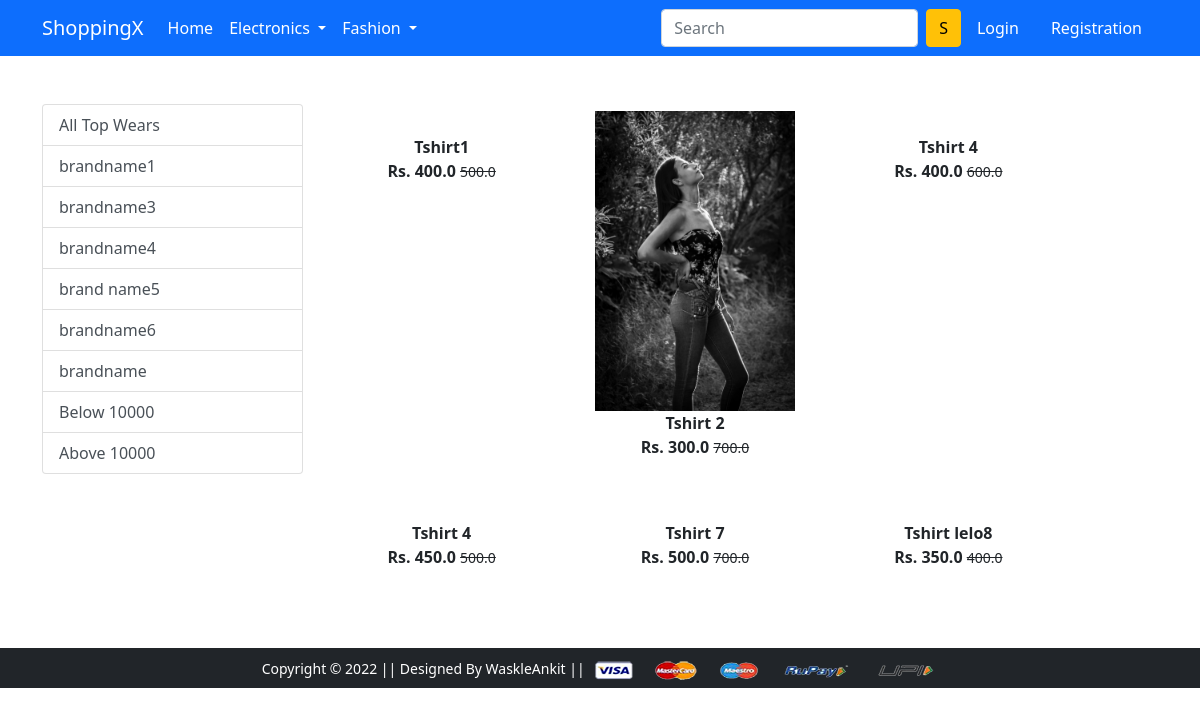
Screenshot of /topwear/ with the database file from the repository.
### app/models.py (models this page shows, shortened)
class Product(models.Model):
    title = models.CharField(max_length=100)
    selling_price = models.FloatField()
    discounted_price = models.FloatField()
    description = models.TextField()
    brand = models.CharField(max_length=100)
    category = models.CharField(choices=CATEGORY_CHOICES,max_length=2)
    product_image = models.ImageField(upload_to='productimg')

### app/views.py (the view)
# urls.py: path('topwear/', views.topwear, name='topwear'),
def topwear(request,data = None):
 if data == None:
  topwears = Product.objects.filter(category='TW')
 elif data=='brandname4' or data =='brandname3' or data =='brandname' or data =='brandname6' or data =='brandname5' or data =='brandname1':
  topwears = Product.objects.filter(category='TW').filter(brand=data)
 elif data == 'below':
  topwears = Product.objects.filter(category='TW').filter(discounted_price__lt = 10000)
 elif data == 'above':
  topwears = Product.objects.filter(category='TW').filter(discounted_price__gt = 10000)
 return render(request, 'app/topwear.html',{'topwears':topwears})

### app/templates/app/topwear.html (shortened to what this page needs)
{% extends 'app/base.html' %}
{% load static %}
{% block main-content %}
<div class="container my-5">
 <div class="row">
  <div class="col-sm-3">
   <div class="list-group">
    <a href="{% url 'topwear' %}" class="list-group-item list-group-item-action " aria-current="true">
     All Top Wears
    </a>
    <a href="{% url 'topweardata' 'brandname1' %}" class="list-group-item list-group-item-action " aria-current="true">
     brandname1
    </a>
    <a href="{% url 'topweardata' 'brandname3' %}" class="list-group-item list-group-item-action ">
     brandname3
    </a>
    <a href="{% url 'topweardata' 'brandname4' %}" class="list-group-item list-group-item-action ">
     brandname4
    </a>
    <a href="{% url 'topweardata' 'brandname5' %}" class="list-group-item list-group-item-action ">
      brand name5
    </a>
    <a href="{% url 'topweardata' 'brandname6' %}" class="list-group-item list-group-item-action ">
     brandname6
    </a>
    <a href="{% url 'topweardata' 'brandname' %}" class="list-group-item list-group-item-action ">
     brandname
    </a>
     <a href="{% url 'topweardata' 'below' %}" class="list-group-item list-group-item-action ">
     Below 10000
    </a>
    <a href="{% url 'topweardata' 'above' %}" class="list-group-item list-group-item-action ">
     Above 10000
    </a>
   </div>
  </div>
  <div class="col-sm-8 ">
   <div class="row">
    {% for product in topwears %}
    <div class="col-sm-4 text-center mb-4">
     <a href="{% url 'product-detail' product.id %}" class="btn">
      <div class="item">
       <img src="{{ product.product_image.url }}" alt="" height="300" class="">
        <div class="fw-bold">{{ product.title }}</div>
        <div class="fw-bold">Rs. {{ product.discounted_price }}
        <small class="fw-light text-decoration-line-through">
         {{product.selling_price}}
         </small>
        </div>
      </div>
     </a>
    </div>
    {% endfor %}
   </div>
  </div>
   </div>
  </div>
{% endblock main-content %}

### rows the page displays
Product: title "Tshirt1", discounted_price "400.0", selling_price "500.0"
Product: product_image (picture), title "Tshirt 2", discounted_price "300.0", selling_price "700.0"
Product: title "Tshirt 4", discounted_price "400.0", selling_price "600.0"
Product: title "Tshirt 4", discounted_price "450.0", selling_price "500.0"
Product: title "Tshirt 7", discounted_price "500.0", selling_price "700.0"
Product: title "Tshirt lelo8", discounted_price "350.0", selling_price "400.0"
